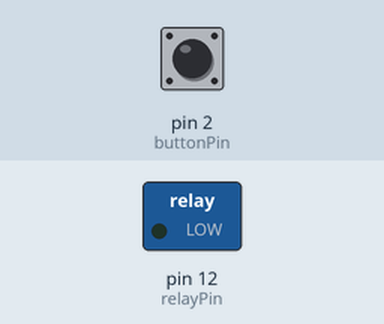
Simulated run of this sketch. Board: Arduino Uno, built with avr-gcc and run on an emulated ATmega328P. Shown: switched loads named in the sketch (green lamp = pin HIGH). The test bench sets the inputs (shaded band); at power-on: pin 2 (buttonPin) LOW.

Above: at 1.2 s.
1.3 s: pin 2 (buttonPin) pulled HIGH for 0.15 s
At 1.4 s:
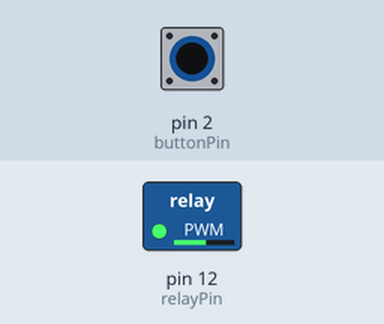
3.0 s: pin 2 (buttonPin) pulled HIGH for 1 s
At 5.0 s:
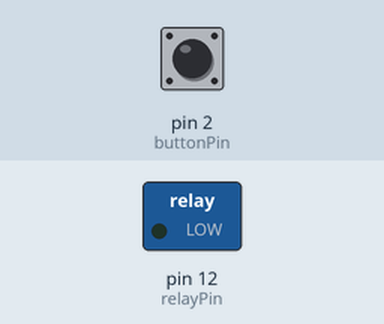
5.5 s: pin 2 (buttonPin) pulled HIGH for 3.2 s
At 6.2 s:
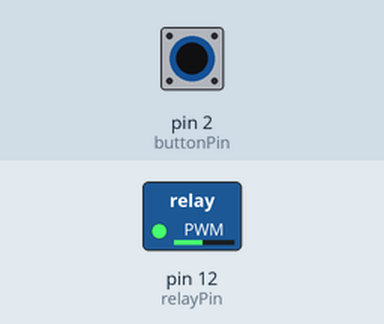
Timing chart, 0 to 10.2 s (numbered marks = the images above; inputs shaded):
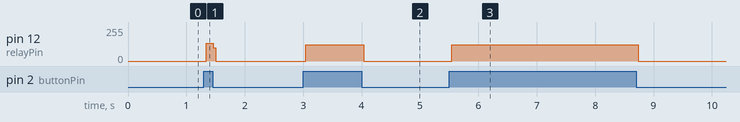

The sketch:

ArduinoileRelay.ino
```cpp
int buttonPin = 2;
int relayPin = 12;
boolean state = false;

void setup() {
  pinMode(buttonPin, INPUT);
  pinMode(relayPin, OUTPUT);
  digitalWrite(relayPin,LOW);

}

void loop() {
  if(digitalRead(buttonPin) == 1)
  {
    if(state == false)
    {
      digitalWrite(relayPin,HIGH);
      state = true;
    }
    else
    {
      digitalWrite(relayPin,LOW);
      state = false;
    }
  }

}
```

Measured:
- after the input at 1.3 s, pin 12 (relayPin): 0/255 → 134/255 at once, → 0/255 0.12 s later
- after the input at 3.0 s, pin 12 (relayPin): 0/255 → 121/255 at once, → 0/255 1.0 s later
- after the input at 5.5 s, pin 12 (relayPin): 0/255 → 121/255 at once, → 0/255 3.2 s later
